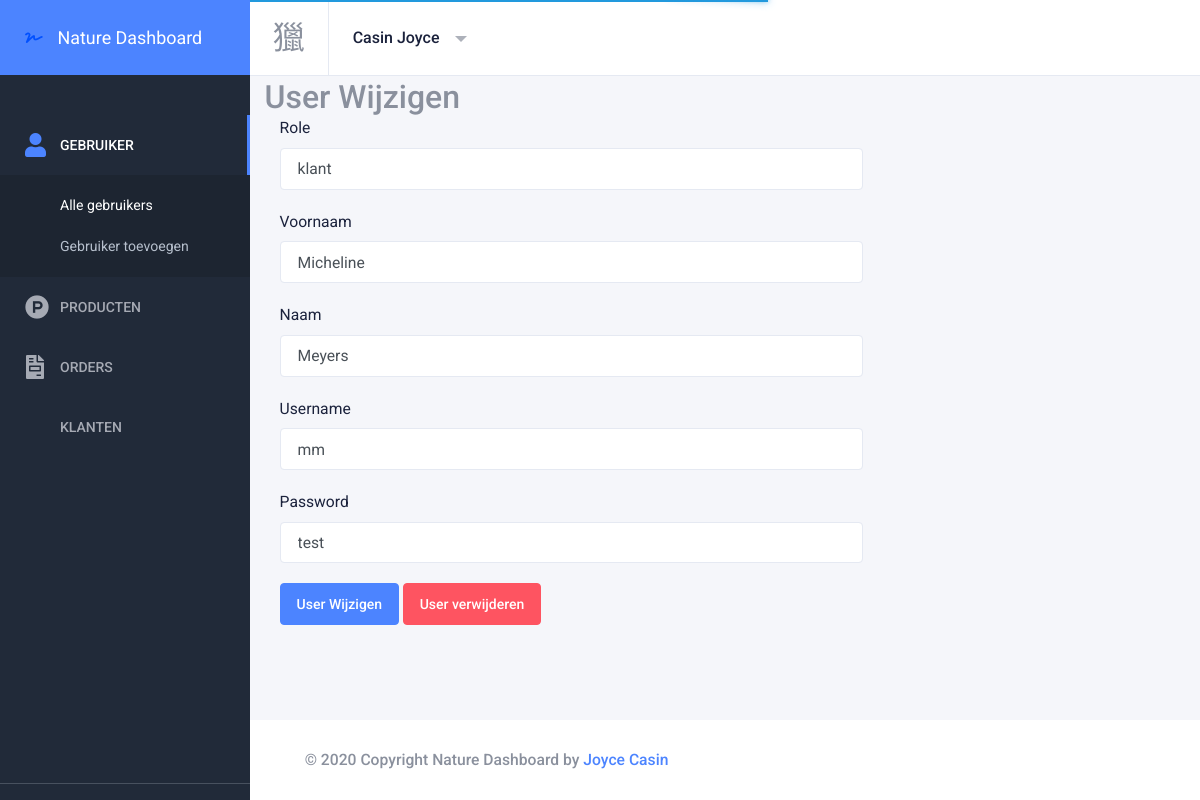
The page /admin/edit_user.php?id=2 (signed in) on the database its author committed.
### tables this page shows
CREATE TABLE IF NOT EXISTS `user` (
  `id` int(11) NOT NULL AUTO_INCREMENT,
  `role` enum('admin','klant','','') NOT NULL,
  `voornaam` varchar(255) NOT NULL,
  `naam` varchar(255) NOT NULL,
  `username` varchar(255) NOT NULL,
  `password` varchar(255) NOT NULL,
  PRIMARY KEY (`id`)
);

### admin/includes/Session.php (called while the page is built, shortened)
<?php
class Session
{
    private function check_the_login(){
        if (isset($_SESSION['user_id'])){
            $this->user_id = $_SESSION['user_id'];
        }else{
            unset($this->user_id);
            $this->signed_in = false;
        }
    }
}
$session = new Session();
?>

### admin/includes/Database.php (called while the page is built, shortened)
<?php
class Database
{
    public $connection;
    function open_db_connection(){
     $this->connection = mysqli_connect(DB_HOST,DB_USER, DB_PASS,DB_NAME);
    }
    public function query($sql){
        $result = $this->connection->query($sql);
        return $result;
    }
}
$database = new Database();
?>

### admin/includes/Db_object.php (called while the page is built, shortened)
<?php
class Db_object
{
    public static function find_by_id($id)
    {
        $result = static::find_this_query("SELECT * FROM " . static::$db_table . " WHERE id=$id LIMIT 1");
        return !empty($result) ? array_shift($result) : false;
    }
    public static function find_this_query($sql)
    {
        global $database;
        $result = $database->query($sql);
        $the_object_array = array();
        while ($row = mysqli_fetch_array($result)) {
            $the_object_array[] = static::instantie($row);
        }
        return $the_object_array;
    }
    public static function instantie($result)
    {
        $the_object = new $calling_class;
        foreach ($result as $the_attribute => $value) {
            if ($the_object->has_the_attribute($the_attribute)) {
                $the_object->$the_attribute = $value;
            }
        }
        return $the_object;
    }
    private function has_the_attribute($the_attribute)
    {
        $object_properties = get_object_vars($this);
        return array_key_exists($the_attribute, $object_properties);
    }
}

### admin/edit_user.php (the view, shortened to what this page needs)
<?php include("includes/header.php"); ?>
<?php
   $user = User::find_by_id($_GET['id']);
?>
<?php include("includes/sidebar.php"); ?>
<?php include("includes/navbar.php"); ?>
<div class="container-fluid">
    <div class="row">
        <div class="col-12">
            <h2>User Wijzigen</h2>
            <form action="" method="post" enctype="multipart/form-data">
                <div class="col-md-8">
                    <div class="form-group">
                        <label for="role">Role</label>
                        <input type="text" name="role" class="form-control" value="<?php echo $user->role;?>">
                    </div>
                    <div class="form-group">
                        <label for="voornaam">Voornaam</label>
                        <input type="text" name="voornaam" class="form-control" value="<?php echo $user->voornaam;?>">
                    </div>
                    <div class="form-group">
                        <label for="naam">Naam</label>
                        <input type="text" name="naam" class="form-control" value="<?php echo $user->naam;?>">
                    </div>
                    <div class="form-group">
                        <label for="username">Username</label>
                        <input type="text" name="username" class="form-control" value="<?php echo $user->username;?>">
                    </div>
                    <div class="form-group">
                        <label for="password">Password</label>
                        <input type="text" name="password" class="form-control" value="<?php echo $user->password;?>">
                    </div>
                    <input type="submit" name="update" value="User Wijzigen" class="btn btn-primary">
                    <a href="delete_user.php?id=<?php echo $user->id; ?>" class="btn btn-danger">User verwijderen</a>
                </div>
            </form>
        </div>
    </div>
</div>
<?php include("includes/footer.php"); ?>

### admin/includes/navbar.php (shortened to what this page needs)
<div class="page-wrapper">
      <header class="main-header " id="header">
        <nav class="navbar navbar-static-top navbar-expand-lg">
          <button id="sidebar-toggler" class="sidebar-toggle">
          </button>
          <div class="navbar-right ">
            <ul class="nav navbar-nav">
              <li class="dropdown user-menu">
                <button href="#" class="dropdown-toggle nav-link" data-toggle="dropdown">
                  <span class="d-none d-lg-inline-block"><?php $login_user = User::find_by_id($session->user_id); echo $login_user->naam . " " . $login_user->voornaam; ?></span>
                </button>
              </li>
            </ul>
          </div>
        </nav>
      </header>

### rows shown on the page
user: naam "Casin", voornaam "Joyce"
user: role "klant", voornaam "Micheline", naam "Meyers", username "mm", password "test"
